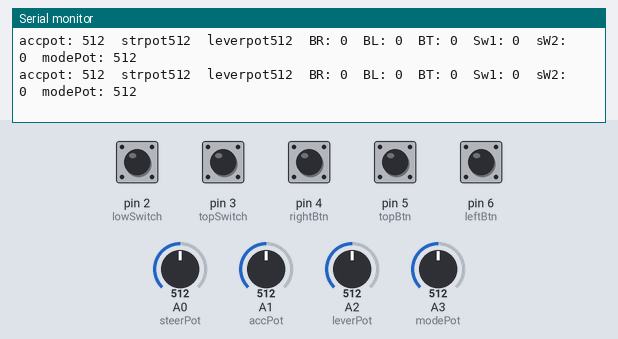
This sketch was run on a simulated Arduino Uno, built with avr-gcc and run on an emulated ATmega328P. Shown: the last lines printed to the serial monitor. Inputs (shaded band) come from the test bench; at power-on: pin 2 (lowSwitch), pin 3 (topSwitch), pin 4 (rightBtn), pin 5 (topBtn), pin 6 (leftBtn) HIGH, A0 (steerPot) = 512, A1 (accPot) = 512, A2 (leverPot) = 512, A3 (modePot) = 512. No radio packets arrive unless stated.

Above: at 1.2 s.
1.3 s: A0 (steerPot) set to 109
At 2.4 s:
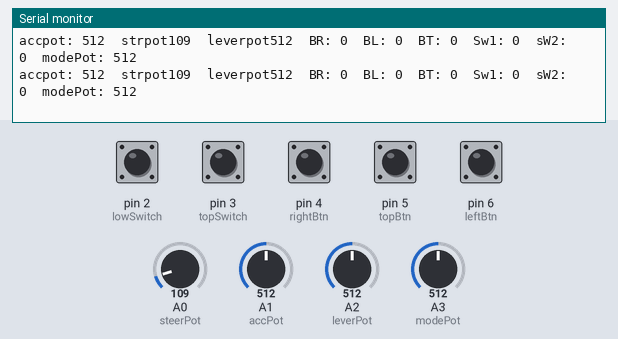
4.3 s: A0 (steerPot) set to 91
At 4.9 s:
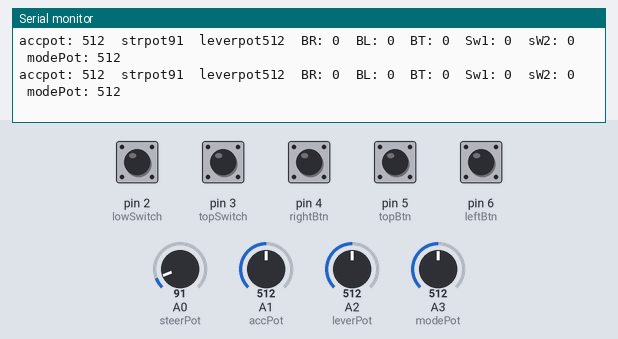
7.3 s: A1 (accPot) set to 530
At 8.0 s:
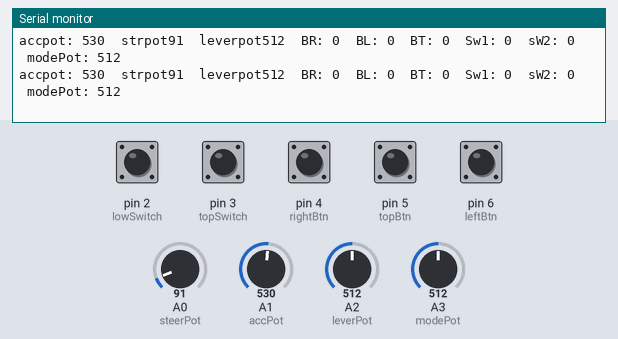
10.3 s: A2 (leverPot) set to 334
At 11.1 s:
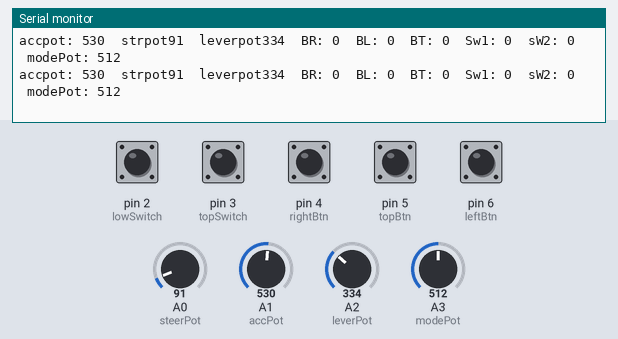
13.3 s: A2 (leverPot) set to 309
At 14.2 s:
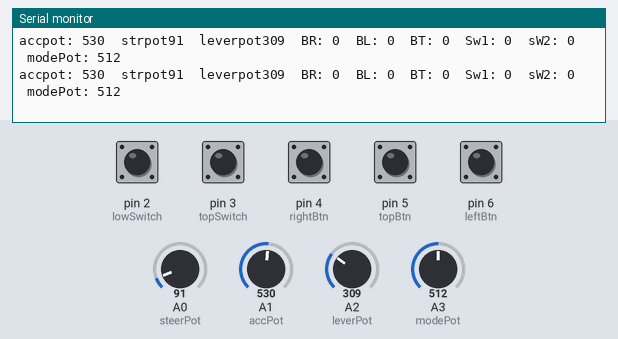
Timing chart, 0 to 16.3 s (numbered marks = the images above; inputs shaded):
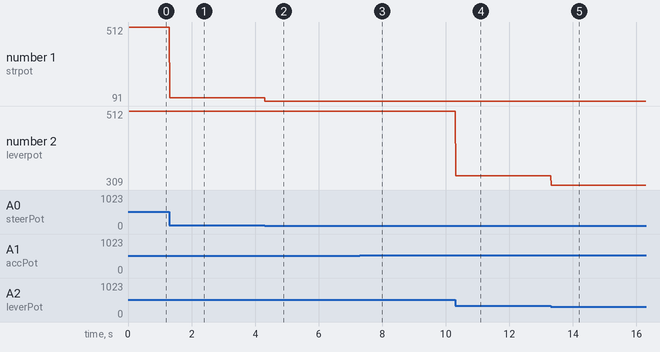

Measured:
- after the input at 1.3 s, the serial monitor: prints a new line at once (image 1)
- after the input at 4.3 s, the serial monitor: prints a new line at once (image 2)
- after the input at 7.3 s, the serial monitor: prints a new line at once (image 3)
- after the input at 10.3 s, the serial monitor: prints a new line at once (image 4)
- after the input at 13.3 s, the serial monitor: prints a new line at once (image 5)
- plotted number 1: 512 → 109 after the input at 1.3 s, 109 → 91 after the input at 4.3 s
- plotted number 2: 512 → 334 after the input at 10.3 s, 334 → 309 after the input at 13.3 s

The sketch:

awtr_custrom_generic.ino
```cpp
#include <SPI.h>
#include "RF24.h"
#include <EEPROM.h>
#include <math.h>
bool radioNumber = 0;

RF24 radio(7, 8);


const uint64_t WRITE_ADDR_GRAB = 0x47E197009488;
const uint64_t WRITE_ADDR_FLIP = 0xF71993500B07;
const uint64_t WRITE_ADDR_WEDG = 0xe197c02702;

uint64_t current_addr = WRITE_ADDR_GRAB;

// stick and trims potentiometers input pins
const int steerPot = A0;
const int accPot = A1;
const int leverPot = A2;
const int modePot = A3;

const int rightBtn = 4;
const int leftBtn = 6;
const int topBtn = 5;
const int TrimDown = A4;
const int TrimUp = A5;
const int lowSwitch = 2;
const int topSwitch = 3;


//datas that will be sent to the receiver
typedef struct {
  int speedmotorLeft;
  int speedmotorRight;
  int weaponStrenght;
  bool Fire;
  int Angle;
  int weaponAccel;
}
A_t;


A_t sentData;


//various stick/potentiometers limits
//this is useful if:

//tx potentiometers don't travel from 1023 to 0
//-if their center positon is not 512
//-their center position has some play so it is a range of values
// instead of a single vaue

const int potStrRightEnd = 3; //default 0, reversed 1024
const int potStrLeftEnd = 1023; //default 1024, reversed 0

const int potAccForwardEnd = 1020; // default 0, reversed 1024
const int potAccBackEnd = 5; //default 1024, reversed 0


const int potStrRightStart = 530; //default 512
const int potStrLeftStart = 540; //default 512

const int potAccForwardStart = 515; //default 512
const int potAccBackStart = 510; //default 512

const int potLevUpStart = 517; //default 512
const int potLevDownStart = 522; //default 512

const int potLevUpEnd = 704; //default 0, reversed 1024
const int potLevDownEnd = 320; //default 1024, reversed 0


//var that will be stored and retreived from
//eprom mem
int restAngle= 10;
int activeAngle= 1023;
int strExpoalpha = 115;
int accExpoalpha = 115;
int wpnAccel = 8;


//customisable vars
int PWMmax = 255;
int expoMax = 190; //exp will be this/100

//variables for the sketch
int right= 0;
int left= 0;
int forward= 0;
int back= 0;
int wpn = 0;
int wpn_range = 1023;
int strPWMmax = PWMmax;
int accPWMmax = PWMmax;
int modeValue= 0;
int address = 0;
bool memSetted = true;
int rev_str = false;

enum bot_control {
  GRAB,
  FLIP,
  WEDG
};

int bot_current = GRAB;
bool wpnSafetyCeck = true;

void setup() {
  //store_values(); //only to initialize
  pinMode(rightBtn, INPUT_PULLUP);
  pinMode(leftBtn, INPUT_PULLUP);
  pinMode(topBtn, INPUT_PULLUP);
  pinMode(lowSwitch, INPUT_PULLUP);
  pinMode(topSwitch, INPUT_PULLUP);


  Serial.begin(115200);

  //LOADING FROM MEM
  //active angle for the weapon
  int activeAng_low = (int) EEPROM.read(address);
  delay(5);
  int activeAng_high = (int) EEPROM.read(address + 1);
  delay(5);
  activeAngle = activeAng_high << 8 | activeAng_low ;
  //exponential coefficients for drive
  strExpoalpha = (int) EEPROM.read(address + 2);
  delay(5);
  accExpoalpha = (int) EEPROM.read(address + 3);
  delay(5);
  //active angle for the weapon
  int restAng_low = (int) EEPROM.read(address + 4);
  delay(5);
  int restAng_high = (int) EEPROM.read(address + 5);
  delay(5);
  restAngle = restAng_high << 8 | restAng_low ;
  //weapon acceleration coefficient
  wpnAccel = (int) EEPROM.read(address+6);

  Serial.println("mem READ");
  Serial.print("angle_act: ");
  Serial.print(activeAngle);
  Serial.print(" -- angle_rest: ");
  Serial.print(restAngle);
  Serial.print(" -- wpn_acc: ");
  Serial.print(wpnAccel);
  Serial.print(" -- str_exp: ");
  Serial.print(strExpoalpha);
  Serial.print(" -- acc_exp: ");
  Serial.println(accExpoalpha);
  sentData.weaponStrenght = 1023;
  // Open a writing and reading pipe on each radio, with opposite addresses
  //from the rf24 tutorial, need to be reworked
  radio.begin();
  radio.setPALevel(RF24_PA_LOW);
  radio.openWritingPipe(current_addr);

}


void loop() {
  //read pots values
  int strValue = analogRead(steerPot);
  int accValue = analogRead(accPot);
  int leverValue = analogRead(leverPot);
  modeValue = analogRead(modePot);

  //read btns values
  bool setMode = !digitalRead(lowSwitch);


  bool storeValue = !digitalRead(topSwitch);
  bool radioSet = !digitalRead(topSwitch);

  bool rightValue = !digitalRead(rightBtn);
  bool leftValue = !digitalRead(leftBtn);
  bool topValue = !digitalRead(topBtn);


  bool drSet = false;
  bool expoSet = false;
  bool safetySet = false;
  bool wpnSet = false;
  bool mode5Set = false;

  int mode_n = modeValue / 205;
  //Serial.println(mode_n);
  if (setMode) {
    switch (mode_n) {
      case 0:
        drSet = true;
        break;
      case 1:
        expoSet = true;
        break;
      case 2:
        safetySet = true;
        break;
      case 3:
        wpnSet = true;
        break;
      case 4:
        mode5Set = true;
        break;
      default:
        break;
    }
  }

  //----------------------------------------------------WEAPON CODE
  wpn = map(leverValue, potLevDownEnd, potLevUpEnd, 0, wpn_range);
  wpn = constrain(wpn, 0, wpn_range);

  if (safetySet) {
    //FIX MSSING POT
    /*
    if(TrimUpValue <= 20) wpnSafetyCeck = true;
    if(wpnSafetyCeck){
      sentData.weaponStrenght = map(TrimUpValue, 0, 1022, 0, PWMmax);
    }
    */
  }

  if (wpnSet) {
    activeAngle = analogRead(TrimUp);
    restAngle = analogRead(TrimDown);
  }


  if (radioSet) {
    //Serial.print("serring radio...");
    //Serial.println(bot_current);
    if(modeValue <300 && bot_current != GRAB){
      bot_current = GRAB;
      rev_str = false;
      current_addr = WRITE_ADDR_GRAB;
      radio.setChannel(76);
      radio.openWritingPipe(current_addr);
    }
    if (modeValue >301 && modeValue <600 && bot_current != FLIP){
      bot_current = FLIP;
      rev_str = true;
      current_addr = WRITE_ADDR_FLIP;
      radio.setChannel(85);
      radio.openWritingPipe(current_addr);

    }
    if (modeValue >601 && bot_current != WEDG){
      bot_current = WEDG;
      rev_str = false;
      current_addr = WRITE_ADDR_WEDG;
      activeAngle = 166;
      restAngle = 74;
      radio.setChannel(76);
      radio.openWritingPipe(current_addr);

    }
  }

  if (rightValue) {
    sentData.Angle = activeAngle;
    sentData.Fire = true;
  } else {
    wpn = map(leverValue, potLevDownEnd, potLevDownStart,  activeAngle, restAngle);
    wpn = constrain(wpn, restAngle, activeAngle);
    sentData.Angle = wpn;
    sentData.Fire = false;
  }

  sentData.weaponStrenght = 0;//PWMmax;
  sentData.weaponAccel = 0;


  //----------------------------------------------------MOTOR CODE
  //setting dual rates

  if (drSet) {
    //strPWMmax = map(TrimUpValue, 0, 1022, 0, PWMmax);
    //accPWMmax = map(TrimDownValue, 0, 1022, 0, PWMmax);
  }

  //map the value to useful pwm-friendly ones
  right = map(strValue, potStrRightStart, potStrRightEnd, 0, strPWMmax);
  left = map(strValue, potStrLeftStart, potStrLeftEnd, 0, strPWMmax);
  forward = map(accValue, potAccForwardStart, potAccForwardEnd, 0, accPWMmax);
  back = map(accValue, potAccBackStart, potAccBackEnd, 0, -accPWMmax);

  //correct the values in case of wrong pot limits on initialization and
  //so all of them will have the same weight in next computations
  right = constrain(right, 0, strPWMmax);
  left = constrain(left, 0, strPWMmax);
  forward = constrain(forward, 0, accPWMmax);
  back = constrain(back, -accPWMmax, 0);

  //exponential curve setup
  bool strExpo = false;
  bool accExpo = false;
  if (expoSet) {
    //FIX MSSING POT
    //strExpoalpha = map(TrimUpValue, 10, 1022, 100, expoMax);
    //accExpoalpha = map(TrimDownValue, 10, 1022, 100, expoMax);
  }
  if (strExpoalpha > 100) {
    strExpo = true;
  }
  if (accExpoalpha > 100) {
    accExpo = true;
  }

  if (strExpo) {
    int leftx = map(left, 0, strPWMmax, 0, 1000);
    left = pow(leftx / 1000.0f, strExpoalpha / 100.0f) * strPWMmax;

    int rightx = map(right, 0, strPWMmax, 0, 1000);
    right = pow(rightx / 1000.0f, strExpoalpha / 100.0f) * strPWMmax;
  }
  if (accExpo) {
    int forwardx = map(forward, 0, accPWMmax, 0, 1000);
    forward = pow(forwardx / 1000.0f, accExpoalpha / 100.0f) * accPWMmax;

    int backx = map(-back, 0, accPWMmax, 0, 1000);
    back = -pow(backx / 1000.0f, accExpoalpha / 100.0f) * accPWMmax;
  }

  /* comment here if you want car-like steering direction
    if (back < 0){ //correct the turning direction while go backward but not while pivot turning
    sentData.speedmotorLeft = back - right + left;
    sentData.speedmotorRight = back + right - left;
    }else if (forward >= 0) { // "else" could be called but "else if" prevent some strange moving if forward is negative due to wrong initialization
    sentData.speedmotorLeft = forward  + right - left;
    sentData.speedmotorRight = forward - right + left;
    }
    //*/

  ///* uncomment here if you want car-like steering direction
  int left_pwm = constrain(forward + back + right - left, -PWMmax, PWMmax);
  int right_pwm = constrain(forward + back - right + left, -PWMmax, PWMmax);

  //*/
  if (rev_str){
    int tmp = left_pwm;
    left_pwm = right_pwm;
    right_pwm = tmp;
  }

  //recorrect the data not to have more than max +PWM while non pivot-steering
  sentData.speedmotorLeft = left_pwm;
  sentData.speedmotorRight = right_pwm;


  if (!storeValue) {
    memSetted = false;
  } else {
    if (!memSetted) {
      memSetted = true;
      store_values();
    }
  }

  if (!radio.write( &sentData, sizeof(sentData) )) {
    //Serial.println(F("failed"));
  }

  /*
    Serial.print("B1 (modeValue): ");
    Serial.print(setMode);
    Serial.print("\t");
    Serial.print("B2 (mem): ");
    Serial.println(storeValue);

    Serial.print("Left motor PWM: ");
    Serial.print(sentData.speedmotorLeft);
    Serial.print("\t");
    Serial.print("Right motor PWM: ");
    Serial.println(sentData.speedmotorRight);

    Serial.print(accValue);
    Serial.print("\t");
    Serial.println(strValue);


    Serial.print("Up: ");
    Serial.print(TrimUpValue);
    Serial.print("\t");
    Serial.print("Down: ");
    Serial.println(TrimDownValue);

    Serial.println(sentData.Angle);

    Serial.print("B1: ");
    Serial.print(setMode);
    Serial.print("\t");
    Serial.print("B2: ");
    Serial.print(storeValue);
    Serial.print("\t");
    Serial.print("modePot: ");
    Serial.println(modeValue);
    //*/


    /* DEBUG PACKET
    Serial.print("LPWM: ");
    Serial.print(sentData.speedmotorLeft);
    Serial.print("\t");
    Serial.print("R PWM: ");
    Serial.print(sentData.speedmotorRight);
    Serial.print("\t");
    Serial.print("WPN: ");
    Serial.println(sentData.Angle);

    //*/

    ///*DEBUG INPUT
    Serial.print("accpot: ");
    Serial.print(accValue);
    Serial.print("\t");

    Serial.print("strpot");
    Serial.print(strValue);
    Serial.print("\t");

    Serial.print("leverpot");
    Serial.print(leverValue);
    Serial.print("\t");

    Serial.print("BR: ");
    Serial.print(rightValue);
    Serial.print("\t");

    Serial.print("BL: ");
    Serial.print(leftValue);
    Serial.print("\t");

    Serial.print("BT: ");
    Serial.print(topValue);
    Serial.print("\t");


    Serial.print("Sw1: ");
    Serial.print(radioSet);
    Serial.print("\t");

    Serial.print("sW2: ");
    Serial.print(setMode);
    Serial.print("\t");

    Serial.print("modePot: ");
    Serial.println(modeValue);
    //*/
}

void store_values(){
      EEPROM.update(address, activeAngle);
      delay(5);
      EEPROM.update(address + 1, activeAngle >> 8);
      delay(5);

      EEPROM.update(address + 2, strExpoalpha);
      delay(5);
      EEPROM.update(address + 3, accExpoalpha);
      delay(5);

      EEPROM.update(address + 4, restAngle);
      delay(5);
      EEPROM.update(address + 5, restAngle >> 8);
      delay(5);

      EEPROM.update(address + 6, wpnAccel);
      delay(5);

      Serial.println("mem SETTED!");
}
```
